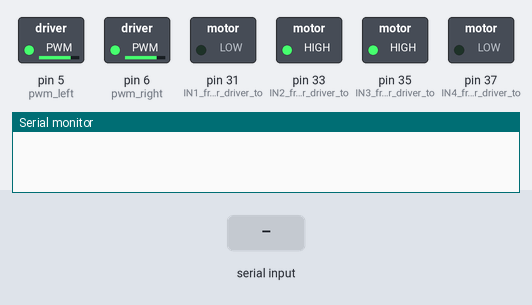
Simulated run of this sketch. Board: Arduino Mega 2560, built with avr-gcc and run on an emulated ATmega2560. On the bench: switched loads named in the sketch (green lamp = pin HIGH), the last lines printed to the serial monitor. Inputs (shaded band) come from the test bench.

Above: at 3.2 s.
3.3 s: "90,45\n" received over the second serial link
At 5.4 s:
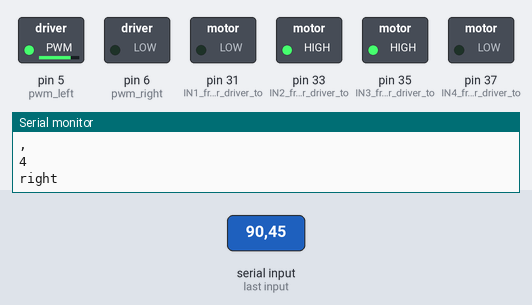
6.3 s: "6\n" received over the second serial link
At 6.9 s:
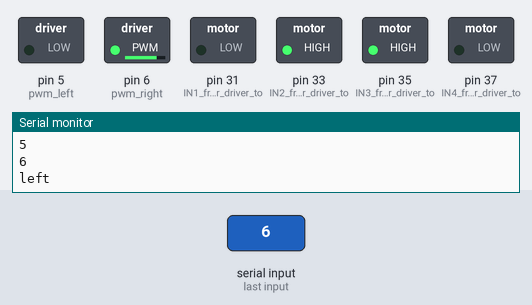
Timing chart, 0 to 9.3 s (numbered marks = the images above; inputs shaded):
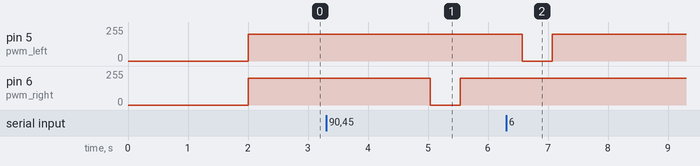

Measured:
- after the input at 3.3 s, pin 6 (pwm_right): 200/255 → 0/255 after 1.7 s, → 200/255 0.50 s later
- after the input at 6.3 s, pin 5 (pwm_left): 200/255 → 0/255 after 0.27 s, → 200/255 0.50 s later

The sketch:

motortesting.ino
```cpp
const byte pwm_left = 5; // ENBpin from motor driver to 6th pin of arduino mega -- left motor
const byte pwm_right = 6;
#include <SoftwareSerial.h>
int i = 0 ;

SoftwareSerial mySerial(11, 10); //rx,tx
void setup() {
  // put your setup code here, to run once:
pinMode(31,OUTPUT); //IN1 from motor driver to 28th pin of arduino mega
pinMode(33,OUTPUT); //IN2 from motor driver to 30th pin of arduino mega
pinMode(35,OUTPUT); //IN3 from motor driver to 32nd pin of arduino mega
pinMode(37,OUTPUT); //IN4 from motor driver to 34th pin of arduino mega
Serial.begin(9600);
mySerial.begin(38400);
digitalWrite(31,LOW); //right motor
digitalWrite(33,HIGH);  //right motor
digitalWrite(35,HIGH); // left motor
digitalWrite(37,LOW); //left motor
delay(2000);
}
char c;
String foo = "";
void loop() {
  // put your main code here, to run repeatedly:
  analogWrite(pwm_left,200);
  analogWrite(pwm_right,200);
  if(mySerial.available())
        {
            c=mySerial.read();
            delay(10);
            foo += c;
      }
      if(foo.length()){
          Serial.println(foo);
          int dir = foo.toInt();
          if ( dir == 4){
                analogWrite(pwm_left,200);
                analogWrite(pwm_right,0);
                Serial.println("right");
            }
           else if (dir == 6){
                 analogWrite(pwm_left,0);
                 analogWrite(pwm_right,200);
                 Serial.println("left");
            }

        }
     delay(500);
     foo = "";
}
```
